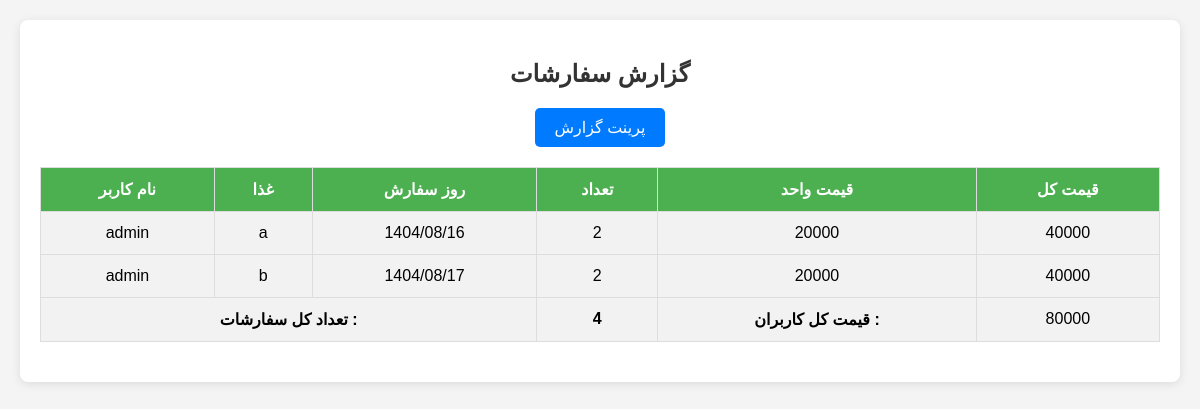
Page /adminreport/ on the committed database.
### user/models.py (models this page shows, shortened)
class Reservation(models.Model):
    CHOICE = [
        ('Sun', 'یکشنبه'),
        ('Mon', 'دوشنبه'),
        ('Tue', 'سه شنبه'),
        ('Wed', 'چهارشنبه'),
        ('Thu', 'پنجشنبه'),
        ('Fri', 'جمعه'),
        ('Sat', 'شنبه'),
    ]
    user = models.ForeignKey(User, on_delete=models.CASCADE, null=True)
    food = models.ForeignKey(Food, on_delete=models.CASCADE)
    quantity = models.IntegerField(default=1)
    order_date = models.DateField(null=True, blank=True)
    day_of_week = models.CharField(max_length=20, default='sat', choices=CHOICE)
    is_completed = models.BooleanField(default=False)
    @property
    def jdate(self):
        return jalaliConvertor(self.order_date)
    class Meta:
        verbose_name = "رزرو"
        verbose_name_plural = 'رزروها'

class Food(models.Model):
    slug = models.PositiveIntegerField(unique=True, blank=True, null=True)
    food_name = models.CharField(max_length=100)
    description = models.TextField(blank=True, null=True)
    CHOICE = [
        ('Sun', 'یکشنبه'),
        ('Mon', 'دوشنبه'),
        ('Tue', 'سه شنبه'),
        ('Wed', 'چهارشنبه'),
        ('Thu', 'پنجشنبه'),
        ('Fri', 'جمعه'),
        ('Sat', 'شنبه'),
    ]
    day_of_week = models.CharField(max_length=3, choices=CHOICE, default='Sat')
    datetime = models.DateField(default=timezone.now)
    price = models.DecimalField(max_digits=6, decimal_places=0, null=True, blank=True)
    class Meta:
        verbose_name = 'غذا'
        verbose_name_plural = 'غذاها'

### user/views.py (the view)
# urls.py: path('adminreport/', views.admin_report, name='admin_report'),
def admin_report(request):
    reservations = Reservation.objects.select_related('user', 'food').annotate(
        total_quantity=Sum('quantity'),
        total_price=Sum(F('quantity') * F('food__price')),
        unit_price=F('food__price')
    ).order_by('user__username', 'food__food_name')
    total_quantity = reservations.aggregate(Sum('total_quantity'))['total_quantity__sum']
    total_price_all = reservations.aggregate(Sum('total_price'))['total_price__sum']
    context = {
        'reservations': reservations,
        'total_quantity': total_quantity,
        'total_price_all': total_price_all,
    }
    return render(request, 'admin_report.html', context)

### extensions/utils.py (called while the page is built)
def jalaliConvertor(datetime_obj):
    g = Gregorian(datetime_obj)
    jy, jm, jd = g.persian_tuple()
    return f"{jy:04d}/{jm:02d}/{jd:02d}"

    def persian_tuple(self):
        return self.persian_year, self.persian_month, self.persian_day

### user/templates/admin_report.html (shortened to what this page needs)
{% load humanize %}
<!DOCTYPE html>
<html lang="en">
<head>
</head>
<body>
    <div class="container">
        <h2>گزارش سفارشات</h2>
        <button class="print-button" onclick="printReport()">پرینت گزارش</button>
        <table>
            <thead>
    <tr>
        <th>نام کاربر</th>
        <th>غذا</th>
        <th>روز سفارش</th>
        <th>تعداد</th>
        <th>قیمت واحد</th>
        <th>قیمت کل</th>
    </tr>
</thead>
<tbody>
    {% for reservation in reservations %}
        <tr>
            <td>{{ reservation.user.username }}</td>
            <td>{{ reservation.food.food_name }}</td>
            <td>{{ reservation.jdate }}</td>
            <td>{{ reservation.total_quantity }}</td>
            <td>{{ reservation.unit_price }}</td>
            <td>{{ reservation.total_price }}</td>
        </tr>
    {% endfor %}
    <tr>
        <td colspan="3"><strong><b> تعداد کل سفارشات :</b></strong></td>
        <td><strong>{{ total_quantity }}</strong></td>
        <td><strong><b>قیمت کل کاربران : </b></strong></td>
        <td>{{ total_price_all }}</td>
    </tr>
</tbody>
        </table>
    </div>
</body>
</html>

### user/templates/admin_report.html (style rules this page uses)
body { font-family: Arial, sans-serif; background-color: #f4f4f4; margin: 0; padding: 20px; }
h2 { text-align: center; color: #333; }
.container { max-width: 1200px; margin: 0 auto; padding: 20px; background-color: #fff; box-shadow: 0 2px 10px rgba(0, 0, 0, 0.1); border-radius: 8px; }
table { width: 100%; border-collapse: collapse; margin: 20px 0; }
table, th, td { border: 1px solid #ddd; }
th, td { padding: 12px; text-align: center; background-color: #f2f2f2; }
th { background-color: #4CAF50; color: white; }
tr:nth-child(even) { background-color: #f9f9f9; }
.print-button { display: block; margin: 20px auto; padding: 10px 20px; font-size: 16px; color: white; background-color: #007BFF; border: none; border-radius: 5px; cursor: pointer; transition: background-color 0.3s; }

### rows in the picture
Reservation: user.username "admin", food.food_name "a", jdate "1404/08/16", total_quantity "2", unit_price "20000", total_price "40000"
Reservation: user.username "admin", food.food_name "b", jdate "1404/08/17", total_quantity "2", unit_price "20000", total_price "40000"

### other values in the picture
{{ total_quantity }} "4"
{{ total_price_all }} "80000"
